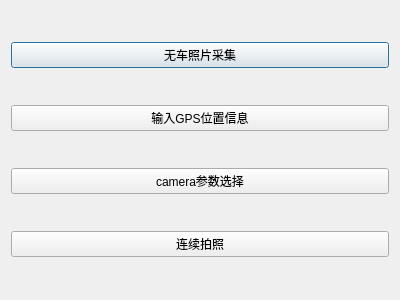
<?xml version="1.0" encoding="UTF-8"?>
<ui version="4.0">
 <class>AccuracyTestDialog</class>
 <widget class="QDialog" name="AccuracyTestDialog">
  <property name="geometry">
   <rect>
    <x>0</x>
    <y>0</y>
    <width>400</width>
    <height>300</height>
   </rect>
  </property>
  <property name="windowTitle">
   <string>精度测试</string>
  </property>
  <layout class="QGridLayout" name="gridLayout">
   <item row="0" column="0">
    <widget class="QPushButton" name="photo_collecton">
     <property name="text">
      <string>无车照片采集</string>
     </property>
    </widget>
   </item>
   <item row="1" column="0">
    <widget class="QPushButton" name="handinput_Gps">
     <property name="text">
      <string>输入GPS位置信息</string>
     </property>
    </widget>
   </item>
   <item row="2" column="0">
    <widget class="QPushButton" name="camera_param">
     <property name="text">
      <string>camera参数选择</string>
     </property>
    </widget>
   </item>
   <item row="3" column="0">
    <widget class="QPushButton" name="continuous_shooting">
     <property name="text">
      <string>连续拍照</string>
     </property>
    </widget>
   </item>
  </layout>
 </widget>
 <layoutdefault spacing="6" margin="11"/>
 <resources/>
 <connections/>
</ui>
